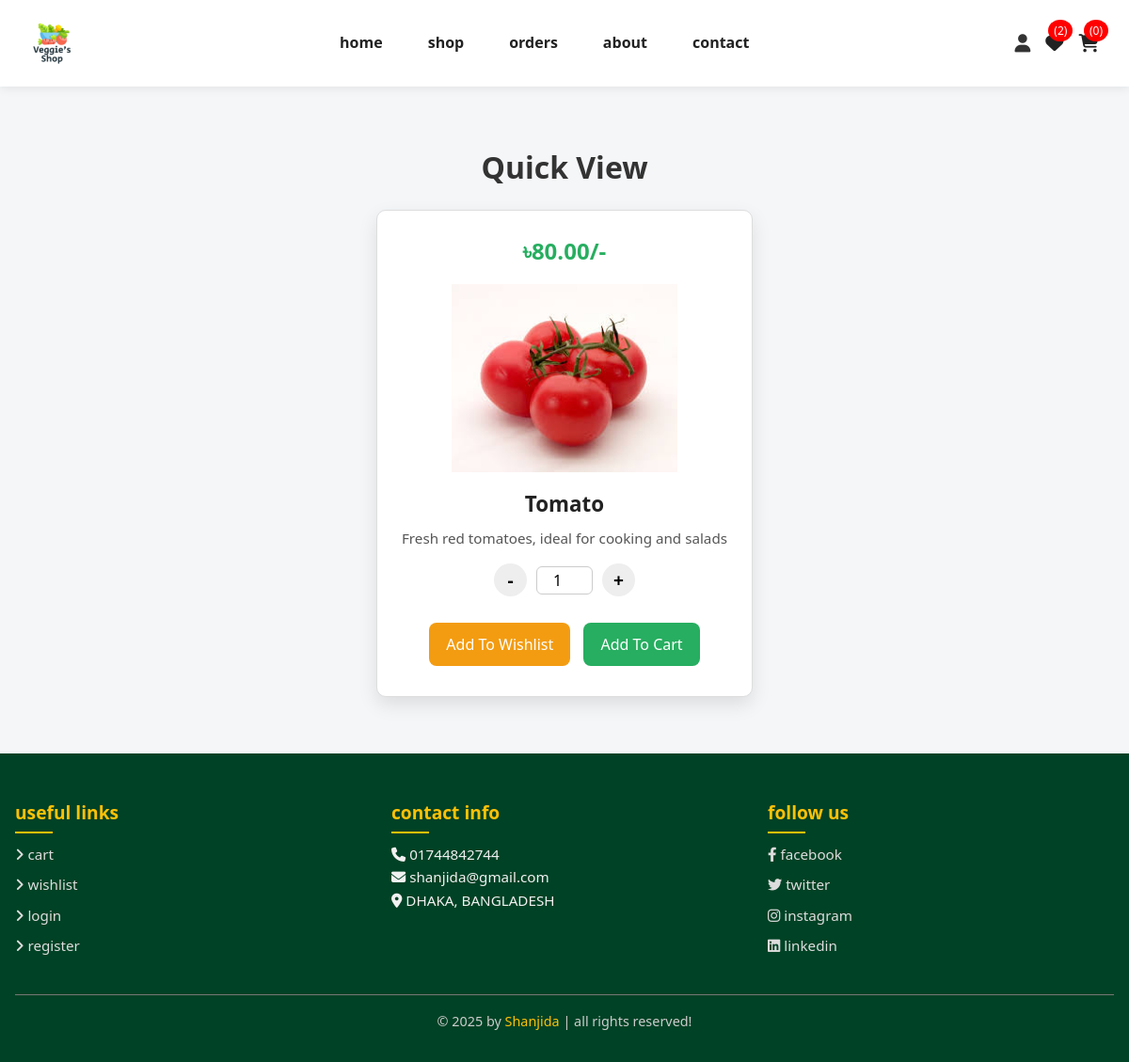
The app's page /view_page.php?pid=29 (signed in) with its own data.
### tables this page shows
CREATE TABLE `products` (
  `id` int(11) NOT NULL,
  `name` varchar(255) NOT NULL,
  `price` decimal(10,2) NOT NULL,
  `image` varchar(255) NOT NULL,
  `details` text DEFAULT NULL,
  `category` varchar(100) NOT NULL
);

### view_page.php (the view, shortened to what this page needs)
<?php
@include 'config.php';
?>
<!DOCTYPE html>
<html lang="en">
<head>
   <link rel="stylesheet" href="https://cdnjs.cloudflare.com/ajax/libs/font-awesome/6.1.1/css/all.min.css">
   <link rel="stylesheet" href="css/home.css">
   <link rel="stylesheet" href="css/view_page.css">
</head>
<body>
<?php include 'header.php'; ?>
<section class="quick-view">
   <h1 class="title">quick view</h1>
   <?php
      $pid = $_GET['pid'];
      $select_products = $conn->prepare("SELECT * FROM `products` WHERE id = ?");
      $select_products->execute([$pid]);
      if($select_products->rowCount() > 0){
         while($fetch_products = $select_products->fetch(PDO::FETCH_ASSOC)){
   ?>
   <form action="" class="box" method="POST">
      <div class="price">৳<span><?= $fetch_products['price']; ?></span>/-</div>
      <img src="uploaded_img/<?= $fetch_products['image']; ?>" alt="">
      <div class="name"><?= $fetch_products['name']; ?></div>
      <div class="details"><?= $fetch_products['details']; ?></div>
      <div class="quantity-control">
         <button type="button" class="minus">-</button>
         <input type="number" min="1" value="1" name="p_qty" class="qty-input">
         <button type="button" class="plus">+</button>
      </div>
      <input type="submit" value="Add to Wishlist" class="option-btn" name="add_to_wishlist">
      <input type="submit" value="Add to Cart" class="btn" name="add_to_cart">
   </form>
   <?php
         }
      }else{
         echo '<p class="empty">no products added yet!</p>';
      }
   ?>
</section>
<?php include 'footer.php'; ?>
</body>
</html>

### css/home.css (style rules this page uses)
* { margin: 0; padding: 0; box-sizing: border-box; font-family: 'Segoe UI', sans-serif; }
body { background-color: #f4f6f8; color: #333; line-height: 1.6; }
img { max-width: 100%; display: block; }
.qty-input { width: 40px; height: 30px; text-align: center; font-size: 16px; border-radius: 4px; border: 1px solid #ccc; }

### css/view_page.css (style rules this page uses)
.quick-view { max-width: 1100px; margin: 40px auto; padding: 20px; text-align: center; }
.quick-view .title { font-size: 2rem; margin-bottom: 20px; color: #333; font-weight: bold; text-transform: capitalize; }
.quick-view .box { background: #fff; border-radius: 15px; box-shadow: 0 8px 20px rgba(0,0,0,0.1); padding: 25px; margin: 0 auto; width: 100%; max-width: 400px; text-align: center; transition: transform 0.3s ease, box-shadow 0.3s ease; }
.quick-view .box { background-color: #fff; border: 1px solid #ddd; border-radius: 10px; padding: 1.5rem; position: relative; text-align: center; transition: box-shadow 0.3s ease; }
.quick-view .box img { width: 100%; max-height: 200px; object-fit: contain; border-radius: 6px; margin-bottom: 1rem; }
.quick-view .box .name { font-size: 1.4rem; font-weight: bold; margin-bottom: 8px; color: #222; }
.quick-view .box .details { font-size: 0.95rem; color: #555; margin-bottom: 15px; line-height: 1.5; }
.quick-view .box .price { font-size: 1.5rem; color: #27ae60; font-weight: bold; margin-bottom: 15px; }
.quantity-control { display: flex; justify-content: center; align-items: center; margin-bottom: 20px; gap: 10px; }
.quantity-control button { width: 35px; height: 35px; border-radius: 50%; border: none; background: #eee; font-size: 1.2rem; font-weight: bold; cursor: pointer; transition: background 0.2s ease; }
.qty-input { width: 60px; padding: 5px; text-align: center; font-size: 1rem; border: 1px solid #ccc; border-radius: 6px; }
.option-btn, .btn { display: inline-block; padding: 12px 18px; border: none; border-radius: 8px; font-size: 1rem; cursor: pointer; transition: 0.3s ease; margin: 8px 5px; text-transform: capitalize; }
.option-btn { background: #f39c12; color: #fff; }
.btn { background: #27ae60; color: #fff; }

### records on screen
products: price "80.00", image (picture), name "Tomato", details "Fresh red tomatoes, ideal for cooking and salads"

### other values on screen
$count_wishlist_items->rowCount() "2"
$count_cart_items->rowCount() "0"
